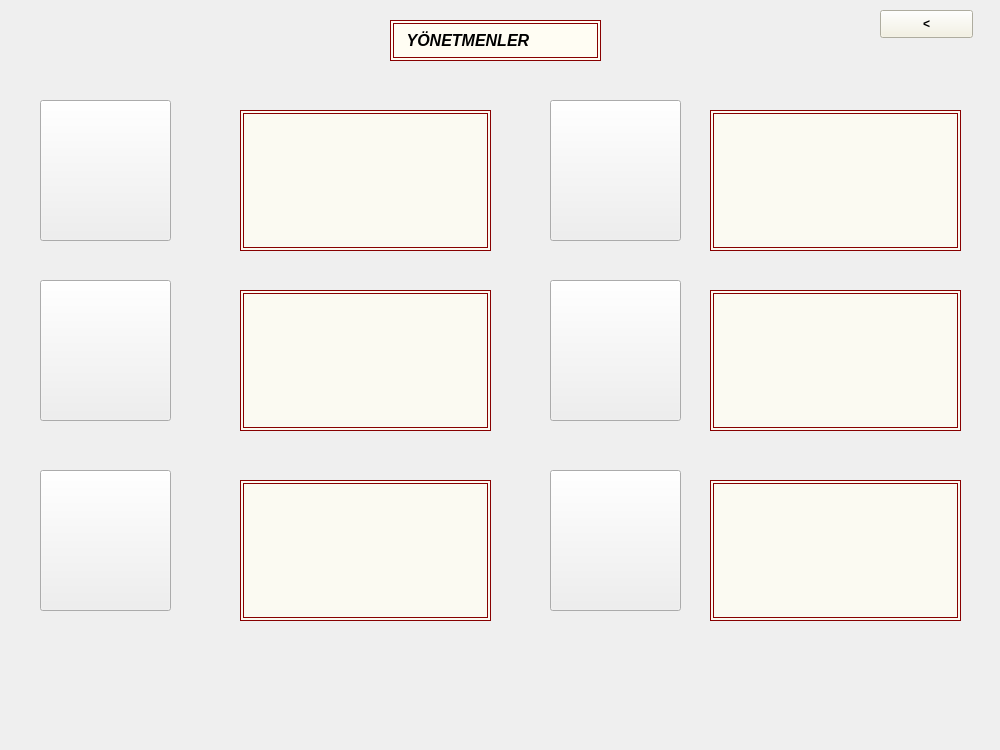
   <widget class="QWidget" name="tab_16">
    <attribute name="title">
     <string>YÖNETMENLER</string>
    </attribute>
    <widget class="QLabel" name="label_89">
     <property name="geometry">
      <rect>
       <x>0</x>
       <y>0</y>
       <width>991</width>
       <height>741</height>
      </rect>
     </property>
     <property name="styleSheet">
      <string notr="true">border-image: url(:/imgdizi/img35.webp);</string>
     </property>
     <property name="text">
      <string/>
     </property>
    </widget>
    <widget class="QLabel" name="label_90">
     <property name="geometry">
      <rect>
       <x>390</x>
       <y>20</y>
       <width>211</width>
       <height>41</height>
      </rect>
     </property>
     <property name="font">
      <font>
       <pointsize>12</pointsize>
       <weight>75</weight>
       <italic>true</italic>
       <bold>true</bold>
      </font>
     </property>
     <property name="styleSheet">
      <string notr="true">background-color: rgb(255, 253, 243);
border:4px double #000;
border-color: rgb(135, 0, 0);</string>
     </property>
     <property name="text">
      <string>  YÖNETMENLER</string>
     </property>
    </widget>
    <widget class="QPushButton" name="pushButton_28">
     <property name="geometry">
      <rect>
       <x>40</x>
       <y>100</y>
       <width>131</width>
       <height>141</height>
      </rect>
     </property>
     <property name="text">
      <string/>
     </property>
     <property name="icon">
      <iconset resource="res.qrc">
       <normaloff>:/yonetmen/img36.jpg</normaloff>:/yonetmen/img36.jpg</iconset>
     </property>
     <property name="iconSize">
      <size>
       <width>180</width>
       <height>180</height>
      </size>
     </property>
    </widget>
    <widget class="QPushButton" name="pushButton_29">
     <property name="geometry">
      <rect>
       <x>40</x>
       <y>280</y>
       <width>131</width>
       <height>141</height>
      </rect>
     </property>
     <property name="text">
      <string/>
     </property>
     <property name="icon">
      <iconset resource="res.qrc">
       <normaloff>:/yonetmen/img37.jpg</normaloff>:/yonetmen/img37.jpg</iconset>
     </property>
     <property name="iconSize">
      <size>
       <width>180</width>
       <height>180</height>
      </size>
     </property>
    </widget>
    <widget class="QPushButton" name="pushButton_30">
     <property name="geometry">
      <rect>
       <x>550</x>
       <y>100</y>
       <width>131</width>
       <height>141</height>
      </rect>
     </property>
     <property name="text">
      <string/>
     </property>
     <property name="icon">
      <iconset resource="res.qrc">
       <normaloff>:/yonetmen/img39.jpg</normaloff>:/yonetmen/img39.jpg</iconset>
     </property>
     <property name="iconSize">
      <size>
       <width>180</width>
       <height>180</height>
      </size>
     </property>
    </widget>
    <widget class="QPushButton" name="pushButton_32">
     <property name="geometry">
      <rect>
       <x>40</x>
       <y>470</y>
       <width>131</width>
       <height>141</height>
      </rect>
     </property>
     <property name="text">
      <string/>
     </property>
     <property name="icon">
      <iconset resource="res.qrc">
       <normaloff>:/yonetmen/img38.jpg</normaloff>:/yonetmen/img38.jpg</iconset>
     </property>
     <property name="iconSize">
      <size>
       <width>180</width>
       <height>180</height>
      </size>
     </property>
    </widget>
    <widget class="QPushButton" name="pushButton_33">
     <property name="geometry">
      <rect>
       <x>550</x>
       <y>280</y>
       <width>131</width>
       <height>141</height>
      </rect>
     </property>
     <property name="text">
      <string/>
     </property>
     <property name="icon">
      <iconset resource="res.qrc">
       <normaloff>:/yonetmen/img40.jpg</normaloff>:/yonetmen/img40.jpg</iconset>
     </property>
     <property name="iconSize">
      <size>
       <width>180</width>
       <height>180</height>
      </size>
     </property>
    </widget>
    <widget class="QPushButton" name="pushButton_34">
     <property name="geometry">
      <rect>
       <x>550</x>
       <y>470</y>
       <width>131</width>
       <height>141</height>
      </rect>
     </property>
     <property name="text">
      <string/>
     </property>
     <property name="icon">
      <iconset resource="res.qrc">
       <normaloff>:/yonetmen/img41.jpg</normaloff>:/yonetmen/img41.jpg</iconset>
     </property>
     <property name="iconSize">
      <size>
       <width>180</width>
       <height>180</height>
      </size>
     </property>
    </widget>
    <widget class="QTextEdit" name="textEdit_5">
     <property name="geometry">
      <rect>
       <x>240</x>
       <y>110</y>
       <width>251</width>
       <height>141</height>
      </rect>
     </property>
     <property name="styleSheet">
      <string notr="true">border:4px double #000;
border-color: rgb(135, 0, 0);
background-color: rgb(255, 254, 243,190);</string>
     </property>
    </widget>
    <widget class="QTextEdit" name="textEdit_6">
     <property name="geometry">
      <rect>
       <x>240</x>
       <y>480</y>
       <width>251</width>
       <height>141</height>
      </rect>
     </property>
     <property name="styleSheet">
      <string notr="true">border:4px double #000;
border-color: rgb(135, 0, 0);
background-color: rgb(255, 254, 243,190);</string>
     </property>
    </widget>
    <widget class="QTextEdit" name="textEdit_7">
     <property name="geometry">
      <rect>
       <x>240</x>
       <y>290</y>
       <width>251</width>
       <height>141</height>
      </rect>
     </property>
     <property name="styleSheet">
      <string notr="true">border:4px double #000;
border-color: rgb(135, 0, 0);
background-color: rgb(255, 254, 243,190);</string>
     </property>
    </widget>
    <widget class="QTextEdit" name="textEdit_8">
     <property name="geometry">
      <rect>
       <x>710</x>
       <y>110</y>
       <width>251</width>
       <height>141</height>
      </rect>
     </property>
     <property name="styleSheet">
      <string notr="true">border:4px double #000;
border-color: rgb(135, 0, 0);
background-color: rgb(255, 254, 243,190);</string>
     </property>
    </widget>
    <widget class="QTextEdit" name="textEdit_13">
     <property name="geometry">
      <rect>
       <x>710</x>
       <y>290</y>
       <width>251</width>
       <height>141</height>
      </rect>
     </property>
     <property name="styleSheet">
      <string notr="true">border:4px double #000;
border-color: rgb(135, 0, 0);
background-color: rgb(255, 254, 243,190);</string>
     </property>
    </widget>
    <widget class="QTextEdit" name="textEdit_14">
     <property name="geometry">
      <rect>
       <x>710</x>
       <y>480</y>
       <width>251</width>
       <height>141</height>
      </rect>
     </property>
     <property name="styleSheet">
      <string notr="true">border:4px double #000;
border-color: rgb(135, 0, 0);
background-color: rgb(255, 254, 243,190);</string>
     </property>
    </widget>
    <widget class="QPushButton" name="pushButton_35">
     <property name="geometry">
      <rect>
       <x>880</x>
       <y>10</y>
       <width>93</width>
       <height>28</height>
      </rect>
     </property>
     <property name="font">
      <font>
       <weight>75</weight>
       <bold>true</bold>
      </font>
     </property>
     <property name="styleSheet">
      <string notr="true">background-color: rgb(244, 241, 223);</string>
     </property>
     <property name="text">
      <string>&lt;</string>
     </property>
    </widget>
   </widget>
